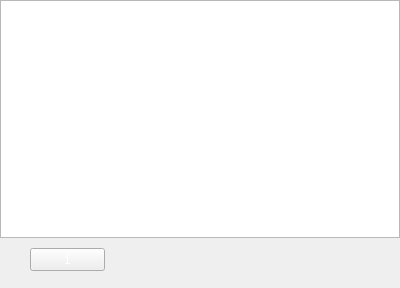
<?xml version="1.0" encoding="UTF-8"?>
<ui version="4.0">
 <class>Widget</class>
 <widget class="QWidget" name="Widget">
  <property name="geometry">
   <rect>
    <x>0</x>
    <y>0</y>
    <width>400</width>
    <height>288</height>
   </rect>
  </property>
  <property name="windowTitle">
   <string>Widget</string>
  </property>
  <property name="styleSheet">
   <string notr="true">QWidget {
	color: #FFFFFF;
}</string>
  </property>
  <layout class="QVBoxLayout" name="verticalLayout">
   <property name="spacing">
    <number>0</number>
   </property>
   <property name="leftMargin">
    <number>0</number>
   </property>
   <property name="topMargin">
    <number>0</number>
   </property>
   <property name="rightMargin">
    <number>0</number>
   </property>
   <property name="bottomMargin">
    <number>0</number>
   </property>
   <item>
    <widget class="QGraphicsView" name="gVw"/>
   </item>
   <item>
    <widget class="QWidget" name="wgt_test" native="true">
     <property name="minimumSize">
      <size>
       <width>0</width>
       <height>50</height>
      </size>
     </property>
     <widget class="QPushButton" name="btn_1">
      <property name="geometry">
       <rect>
        <x>30</x>
        <y>10</y>
        <width>75</width>
        <height>23</height>
       </rect>
      </property>
      <property name="text">
       <string>1</string>
      </property>
     </widget>
    </widget>
   </item>
  </layout>
 </widget>
 <layoutdefault spacing="6" margin="11"/>
 <resources/>
 <connections/>
</ui>
